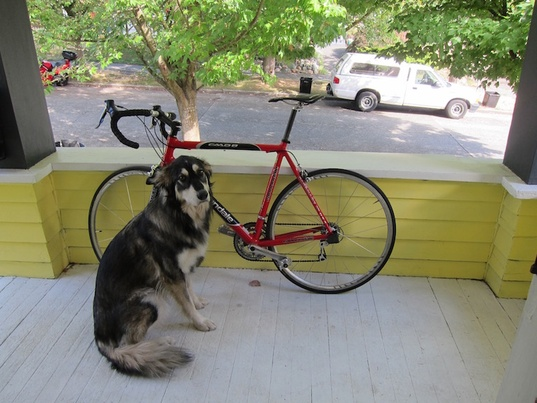
#> input picture YOLOv3_example_ZHAOYUE/dog.jpg, 537 x 403 px, shrunk from 768 x 576 before the run, given in place of immed_gray_inv.pgm, which was not available
$ python exercise_03a_dilation.py
#> lines starting #> are read from the running program, lines starting #| are printed output that depends on the picture; pictures that were not available may be replaced by others from this repository, and a replacement may not be noted
import cv2
import numpy as np
import sys

# 使用 NumPy 实现形态学膨胀
def custom_dilate(image, kernel_size):
    """ 手写形态学膨胀（NumPy 版本）"""
    h, w = image.shape
    pad = kernel_size // 2  # 计算填充大小
    dilated_image = np.copy(image)

    # 在边界填充，以防止索引越界
    padded_image = np.pad(image, pad_width=pad, mode='constant', constant_values=0)

    # 遍历图像（忽略填充部分）
    for y in range(h):
        for x in range(w):
            # 取 (2*i+1) x (2*i+1) 局部窗口
            local_region = padded_image[y:y + kernel_size, x:x + kernel_size]
            # 取最大值（膨胀操作）
            dilated_image[y, x] = np.max(local_region)

    return dilated_image

# 纯 Python 列表实现形态学膨胀
def manual_dilate(image, kernel_size):
    """ 纯 Python 版形态学膨胀（适用于小图像，速度较慢） """
    h, w = image.shape
    pad = kernel_size // 2  # 计算填充大小
    dilated_image = image.copy()  # 复制原始图像

    # 遍历每个像素点
    for y in range(pad, h - pad):
        for x in range(pad, w - pad):
            # 获取局部区域
            local_region = []
            for ky in range(-pad, pad + 1):
                for kx in range(-pad, pad + 1):
                    local_region.append(image[y + ky, x + kx])  # 手动添加每个像素

            # 计算局部区域最大值（膨胀操作）
            dilated_image[y, x] = max(local_region)

    return dilated_image

# 使用 OpenCV 进行形态学膨胀
def cv_dilate(image, kernel_size):
    """ OpenCV 版本形态学膨胀 """
    kernel = cv2.getStructuringElement(cv2.MORPH_RECT, (kernel_size, kernel_size))
    return cv2.dilate(image, kernel, iterations=1)

def exercise_03b_dilation(i, input_file, output_file, method="numpy"):
    """ 形态学膨胀处理 """
#> called with i = 1, input_file = 'Exercises_03ab/immed_gray_inv.pgm', output_file = 'Exercises_03ab/immed_gray_inv_dil1.pgm', method = 'list'
    image = cv2.imread(input_file, cv2.IMREAD_GRAYSCALE)
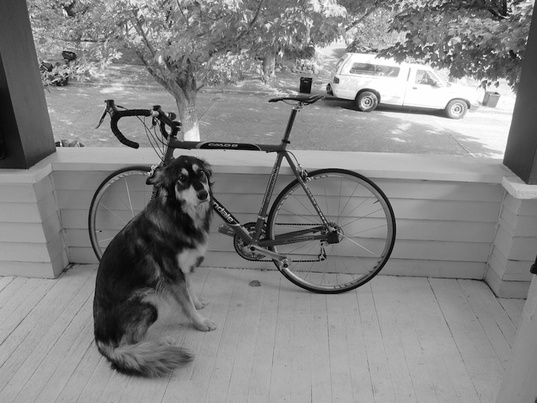
#> image: shape (403, 537); min 0, max 255, mean 132.8
    if image is None:
        print(f"Error: Unable to read {input_file}")
        sys.exit(1)

    kernel_size = 2 * i + 1  # 计算 (2*i+1) x (2*i+1) 结构元素大小
    dilated_image = image.copy()

    # 执行 i 次膨胀
    for _ in range(i):
        if method == "numpy":
            dilated_image = custom_dilate(dilated_image, kernel_size)
        elif method == "list":
            dilated_image = manual_dilate(dilated_image, kernel_size)
        elif method == "opencv":
            dilated_image = cv_dilate(dilated_image, kernel_size)
#> this loop made 1 pass
#> pass 1, in exercise_03b_dilation, `dilated_image = manual_dilate(dilated_image, kernel_size)`:
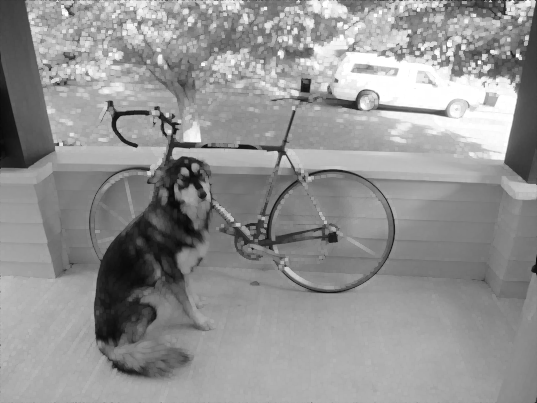
#> dilated_image: shape (403, 537); min 7, max 255, mean 146.5

    # 保存结果
    cv2.imwrite(output_file, dilated_image)
    print(f"Dilation of size {i} applied and saved to {output_file} (Method: {method})")

# 测试膨胀操作
i1 = 1  # 3x3 结构元素
i2 = 2  # 5x5 结构元素
input_file = "Exercises_03ab/immed_gray_inv.pgm"
output_file1 = "Exercises_03ab/immed_gray_inv_dil1.pgm"
output_file2 = "Exercises_03ab/immed_gray_inv_dil2.pgm"

# 运行不同的膨胀方法
exercise_03b_dilation(i1, input_file, output_file1, method="list")  # 纯 Python 列表方式
exercise_03b_dilation(i2, input_file, output_file2, method="list")  # 纯 Python 列表方式
#> the loop in exercise_03b_dilation (call 2), `for _ in range(i):` made 2 passes
#> pass 1, in exercise_03b_dilation (call 2), `dilated_image = manual_dilate(dilated_image, kernel_size)`:
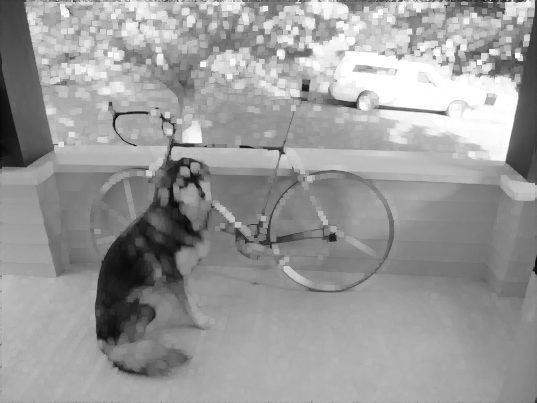
#> dilated_image: shape (403, 537); min 7, max 255, mean 154.3
#> pass 2, in exercise_03b_dilation (call 2), `dilated_image = manual_dilate(dilated_image, kernel_size)`:
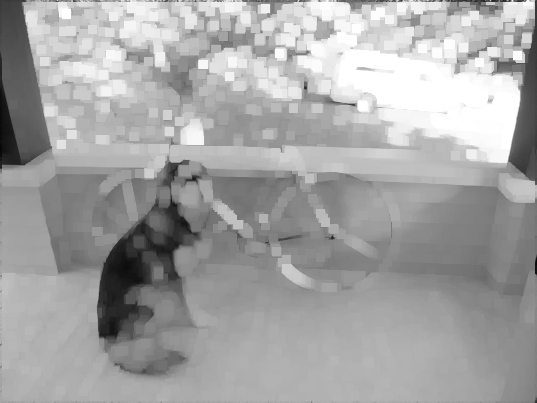
#> dilated_image: shape (403, 537); min 7, max 255, mean 164.4

# 显示图像
img_original = cv2.imread(input_file, cv2.IMREAD_GRAYSCALE)
img_dilated1 = cv2.imread(output_file1, cv2.IMREAD_GRAYSCALE)
img_dilated2 = cv2.imread(output_file2, cv2.IMREAD_GRAYSCALE)

if img_original is not None and img_dilated1 is not None and img_dilated2 is not None:
    cv2.imshow("Original Image", img_original)
    cv2.imshow(f"Dilated Image (i={i1})", img_dilated1)
    cv2.imshow(f"Dilated Image (i={i2})", img_dilated2)
    cv2.waitKey(0)
    cv2.destroyAllWindows()
else:
    print("Error: Unable to load images for display.")
